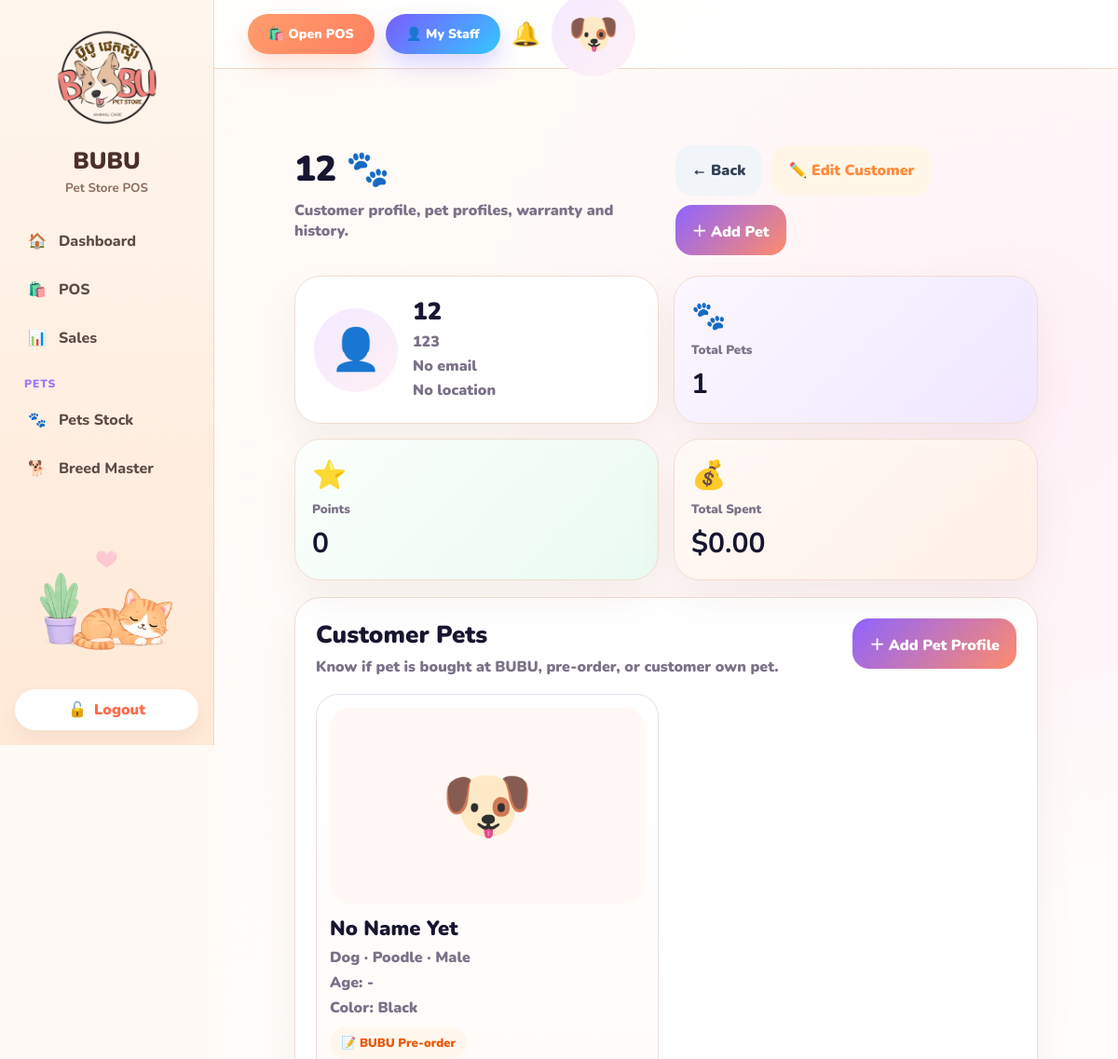
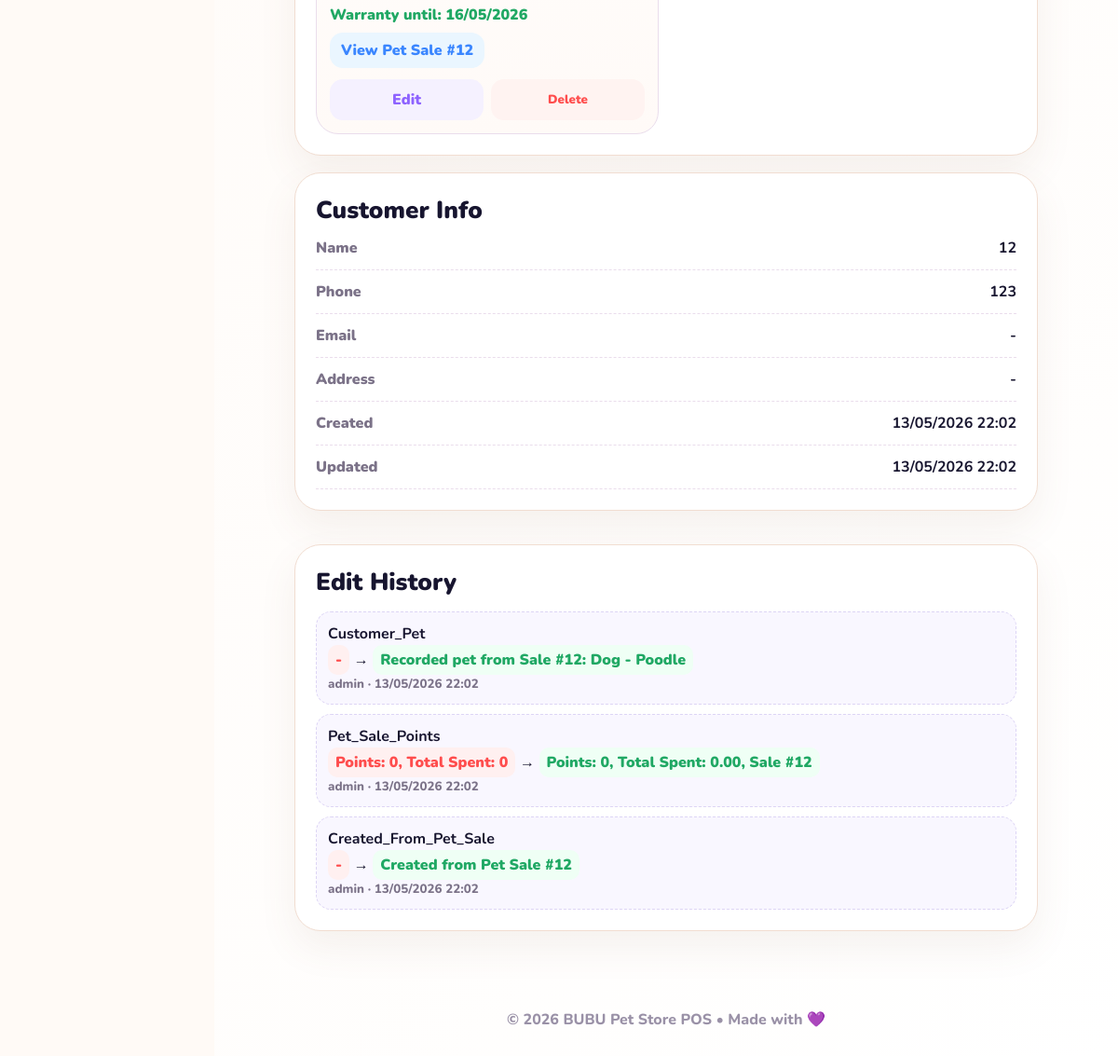
/customers/2/ (signed in), run on the app's committed database (2 pictures, top to bottom).
### customers/models.py (models this page shows, shortened)
class Customer(models.Model):
    name = models.CharField(max_length=120)
    phone = models.CharField(max_length=30, blank=True)
    email = models.EmailField(blank=True)
    address = models.TextField(blank=True)
    pet_name = models.CharField(max_length=100, blank=True)
    pet_type = models.CharField(max_length=100, blank=True)
    points = models.IntegerField(default=0)
    total_spent = models.DecimalField(max_digits=12, decimal_places=2, default=0)
    created_at = models.DateTimeField(auto_now_add=True)
    updated_at = models.DateTimeField(auto_now=True)
    created_by = models.ForeignKey(
        User,
        on_delete=models.SET_NULL,
        null=True,
        blank=True,
        related_name="created_customers",
    )
    updated_by = models.ForeignKey(
        User,
        on_delete=models.SET_NULL,
        null=True,
        blank=True,
        related_name="updated_customers",
    )

class CustomerPet(models.Model):
    SOURCE_CHOICES = [
        ("bubu_sale", "Bought at BUBU"),
        ("bubu_preorder", "BUBU Pre-order"),
        ("customer_own", "Customer Own Pet"),
    ]
    PET_TYPE_CHOICES = [
        ("dog", "Dog"),
        ("cat", "Cat"),
        ("other", "Other"),
    ]
    customer = models.ForeignKey(
        Customer,
        on_delete=models.CASCADE,
        related_name="pets",
    )
    photo = models.ImageField(
        upload_to="customer_pets/",
        blank=True,
        null=True,
    )
    pet_name = models.CharField(max_length=120, blank=True)
    pet_type = models.CharField(max_length=20, choices=PET_TYPE_CHOICES, default="dog")
    breed = models.CharField(max_length=120, blank=True)
    gender = models.CharField(max_length=30, blank=True)
    color = models.CharField(max_length=80, blank=True)
    birth_date = models.DateField(null=True, blank=True)
    age_text = models.CharField(max_length=80, blank=True)
    source = models.CharField(
        max_length=30,
        choices=SOURCE_CHOICES,
        default="customer_own",
    )
    bought_date = models.DateField(null=True, blank=True)
    pet_sale = models.ForeignKey(
        "pets.PetSale",
        on_delete=models.SET_NULL,
        null=True,
        blank=True,
        related_name="customer_pet_profiles",
    )
    warranty_start_date = models.DateField(null=True, blank=True)
    warranty_expire_date = models.DateField(null=True, blank=True)
    note = models.TextField(blank=True)
    created_by = models.ForeignKey(
        User,
        on_delete=models.SET_NULL,
        null=True,
        blank=True,
        related_name="created_customer_pets",
    )
    created_at = models.DateTimeField(auto_now_add=True)
    updated_at = models.DateTimeField(auto_now=True)

class CustomerHistory(models.Model):
    customer = models.ForeignKey(
        Customer,
        on_delete=models.CASCADE,
        related_name="histories",
    )
    field_name = models.CharField(max_length=50)
    old_value = models.TextField(blank=True)
    new_value = models.TextField(blank=True)
    changed_by = models.ForeignKey(
        User,
        on_delete=models.SET_NULL,
        null=True,
        blank=True,
    )
    changed_at = models.DateTimeField(auto_now_add=True)

### pets/models.py (models this page shows, shortened)
class PetSale(models.Model):
    SALE_KIND_CHOICES = [
        ("in_stock", "In-stock Pet Sale"),
        ("preorder", "Pre-order Pet"),
    ]
    STATUS_CHOICES = [
        ("deposit", "Deposit / Waiting"),
        ("arrived", "Arrived"),
        ("completed", "Completed"),
        ("cancelled", "Customer Cancelled"),
        ("refunded", "Refunded"),
    ]
    PET_TYPE_CHOICES = [
        ("dog", "Dog"),
        ("cat", "Cat"),
        ("other", "Other"),
    ]
    sale_kind = models.CharField(
        max_length=30,
        choices=SALE_KIND_CHOICES,
        default="in_stock",
    )
    pet = models.ForeignKey(
        Pet,
        on_delete=models.PROTECT,
        related_name="sales",
        null=True,
        blank=True,
    )
    preorder_pet_type = models.CharField(
        max_length=20,
        choices=PET_TYPE_CHOICES,
        default="dog",
        blank=True,
    )
    preorder_breed = models.CharField(max_length=120, blank=True)
    preorder_gender = models.CharField(max_length=30, blank=True)
    preorder_color = models.CharField(max_length=80, blank=True)
    preorder_special_type = models.CharField(max_length=120, blank=True)
    deadline = models.DateField(null=True, blank=True)
    customer_name = models.CharField(max_length=120)
    phone = models.CharField(max_length=30, blank=True)
    address = models.TextField(blank=True)
    sale_price = models.DecimalField(max_digits=10, decimal_places=2, default=0)
    deposit_amount = models.DecimalField(max_digits=10, decimal_places=2, default=0)
    paid_amount = models.DecimalField(max_digits=10, decimal_places=2, default=0)
    remaining_amount = models.DecimalField(max_digits=10, decimal_places=2, default=0)
    warranty_days = models.PositiveIntegerField(default=3)
    warranty_start_date = models.DateField(null=True, blank=True)
    warranty_expire_date = models.DateField(null=True, blank=True)
    sale_photo = models.ImageField(upload_to="pet_sales/", blank=True, null=True)
    status = models.CharField(max_length=30, choices=STATUS_CHOICES, default="deposit")
    note = models.TextField(blank=True)
    cancel_reason = models.TextField(blank=True)
    refund_reason = models.TextField(blank=True)
    created_by = models.ForeignKey(
        User,
        on_delete=models.SET_NULL,
        null=True,
        blank=True,
        related_name="created_pet_sales",
    )
    seller = models.ForeignKey(
        User,
        on_delete=models.SET_NULL,
        null=True,
        blank=True,
        related_name="pet_sales_as_seller",
        help_text="Real seller/staff who sold this pet.",
    )
    completed_at = models.DateTimeField(null=True, blank=True)
    created_at = models.DateTimeField(auto_now_add=True)

### customers/views.py (the view)
# urls.py: path("<int:pk>/", views.customer_detail, name="customer_detail"),
@login_required
def customer_detail(request, pk):
    customer = get_object_or_404(
        Customer.objects.prefetch_related(
            "pets",
            "histories",
        ),
        pk=pk,
    )
    customer_pets = customer.pets.all().order_by("-created_at")
    histories = customer.histories.all().order_by("-changed_at")
    return render(request, "customers/customer_detail.html", {
        "customer": customer,
        "customer_pets": customer_pets,
        "histories": histories,
    })

### templates/customers/customer_detail.html (shortened to what this page needs)
{% extends "base.html" %}
{% load static %}
{% block content %}
<div class="customer-detail-page">
    <div class="detail-hero">
        <div>
            <h1>{{ customer.name }} 🐾</h1>
            <p>Customer profile, pet profiles, warranty and history.</p>
        </div>
        <div class="hero-actions">
            <a href="{% url 'customer_list' %}" class="soft-btn">← Back</a>
            <a href="{% url 'customer_update' customer.id %}" class="edit-btn">✏️ Edit Customer</a>
            <a href="{% url 'customer_pet_create' customer.id %}" class="add-btn">＋ Add Pet</a>
        </div>
    </div>
    <div class="top-grid">
        <div class="profile-card">
            <div class="avatar">👤</div>
            <div>
                <h2>{{ customer.name }}</h2>
                <p>{{ customer.phone|default:"No phone" }}</p>
                <p>{{ customer.email|default:"No email" }}</p>
                <p>{{ customer.address|default:"No location" }}</p>
            </div>
        </div>
        <div class="stat-card purple">
            <span>🐾</span>
            <small>Total Pets</small>
            <strong>{{ customer_pets.count }}</strong>
        </div>
        <div class="stat-card green">
            <span>⭐</span>
            <small>Points</small>
            <strong>{{ customer.points|default:0 }}</strong>
        </div>
        <div class="stat-card orange">
            <span>💰</span>
            <small>Total Spent</small>
            <strong>${{ customer.total_spent|default:"0.00" }}</strong>
        </div>
    </div>
    <div class="section-card">
        <div class="section-head">
            <div>
                <h2>Customer Pets</h2>
                <p>Know if pet is bought at BUBU, pre-order, or customer own pet.</p>
            </div>
            <a href="{% url 'customer_pet_create' customer.id %}" class="add-small">＋ Add Pet Profile</a>
        </div>
        <div class="pet-grid">
            {% for pet in customer_pets %}
                <div class="pet-card">
                    <div class="pet-photo">
                        {% if pet.photo %}
                            <img src="{{ pet.photo.url }}" alt="{{ pet.pet_name }}">
                        {% else %}
                            <div>
                                {% if pet.pet_type == "cat" %}
                                    🐱
                                {% else %}
                                    🐶
                                {% endif %}
                            </div>
                        {% endif %}
                    </div>
                    <div class="pet-info">
                        <h3>{{ pet.pet_name|default:"No Name Yet" }}</h3>
                        <div class="pet-meta">
                            {{ pet.get_pet_type_display }}
                            {% if pet.breed %} · {{ pet.breed }}{% endif %}
                            {% if pet.gender %} · {{ pet.gender }}{% endif %}
                        </div>
                        {% if pet.age_text %}
                            <div class="pet-line">Age: {{ pet.age_text }}</div>
                        {% endif %}
                        {% if pet.color %}
                            <div class="pet-line">Color: {{ pet.color }}</div>
                        {% endif %}
                        <div class="source-badge source-{{ pet.source }}">
                            {% if pet.source == "bubu_sale" %}
                                ✅ Bought at BUBU
                            {% elif pet.source == "bubu_preorder" %}
                                📝 BUBU Pre-order
                            {% else %}
                                🐾 Customer Own Pet
                            {% endif %}
                        </div>
                        {% if pet.warranty_expire_date %}
                            <div class="warranty-line">
                                Warranty until: {{ pet.warranty_expire_date|date:"d/m/Y" }}
                            </div>
                        {% endif %}
                        {% if pet.pet_sale %}
                            <a href="{% url 'pet_sale_detail' pet.pet_sale.id %}" class="invoice-link">
                                View Pet Sale #{{ pet.pet_sale.id }}
                            </a>
                        {% endif %}
                    </div>
                    <div class="pet-actions">
                        <a href="{% url 'customer_pet_update' pet.id %}" class="pet-edit">Edit</a>
                        <form method="post" action="{% url 'customer_pet_delete' pet.id %}" onsubmit="return confirm('Delete this pet profile?');">
                            <button type="submit" class="pet-delete">Delete</button>
                        </form>
                    </div>
                </div>
            {% endfor %}
        </div>
    </div>
    <div class="bottom-grid">
        <div class="section-card">
            <h2>Customer Info</h2>
            <div class="info-row"><span>Name</span><strong>{{ customer.name }}</strong></div>
            <div class="info-row"><span>Phone</span><strong>{{ customer.phone|default:"-" }}</strong></div>
            <div class="info-row"><span>Email</span><strong>{{ customer.email|default:"-" }}</strong></div>
            <div class="info-row"><span>Address</span><strong>{{ customer.address|default:"-" }}</strong></div>
            <div class="info-row"><span>Created</span><strong>{{ customer.created_at|date:"d/m/Y H:i" }}</strong></div>
            <div class="info-row"><span>Updated</span><strong>{{ customer.updated_at|date:"d/m/Y H:i" }}</strong></div>
        </div>
        <div class="section-card">
            <h2>Edit History</h2>
            <div class="history-list">
                {% for h in histories %}
                    <div class="history-item">
                        <strong>{{ h.field_name|title }}</strong>
                        <div>
                            <span class="old">{{ h.old_value|default:"-" }}</span>
                            →
                            <span class="new">{{ h.new_value|default:"-" }}</span>
                        </div>
                        <small>{{ h.changed_by|default:"-" }} · {{ h.changed_at|date:"d/m/Y H:i" }}</small>
                    </div>
                {% empty %}
                    <div class="empty-history">No edit history yet.</div>
                {% endfor %}
            </div>
        </div>
    </div>
</div>
{% endblock %}

### templates/base.html (style rules this page uses)
* { box-sizing:border-box; }
html, body { margin:0; width:100%; min-height:100%; overflow-x:hidden; font-family:'Nunito',sans-serif; background:#fffaf6; color:#17152f; }
a { text-decoration:none; color:inherit; }
.bell, .avatar { font-size:25px; }
h1 { font-size:36px; font-weight:900; margin:0 0 8px; letter-spacing:-.5px; }
.btn, button { min-height:44px; border:0; border-radius:24px; padding:0 24px; font-weight:900; text-decoration:none; display:inline-flex; align-items:center; justify-content:center; gap:8px; cursor:pointer; font-family:'Nunito',sans-serif; transition:.2s; }

### data on the page
Customer: name "12", phone "123", email "No email", address "No location", points "0", total_spent "0.00", email "-", address "-", created_at "13/05/2026 22:02", updated_at "13/05/2026 22:02"
CustomerPet: pet_name "No Name Yet", pet_type "Dog", breed "Poodle", gender "Male", age_text "-", color "Black", source "📝 BUBU Pre-order", warranty_expire_date "16/05/2026", pet_sale.id "12"
CustomerHistory: field_name "Customer_Pet", old_value "-", new_value "Recorded pet from Sale #12: Dog - Poodle", changed_by "admin", changed_at "13/05/2026 22:02"
CustomerHistory: field_name "Pet_Sale_Points", old_value "Points: 0, Total Spent: 0", new_value "Points: 0, Total Spent: 0.00, Sale #12", changed_by "admin", changed_at "13/05/2026 22:02"
CustomerHistory: field_name "Created_From_Pet_Sale", old_value "-", new_value "Created from Pet Sale #12", changed_by "admin", changed_at "13/05/2026 22:02"

### other printed values
{{ customer_pets.count }} "1"
